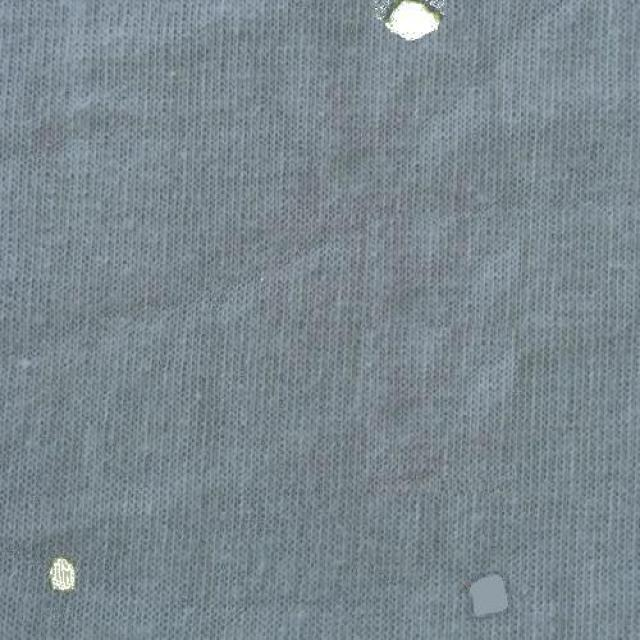
#> input picture deploy/hf_space/examples/hole_example.jpg, 640 x 640 px
$ python bow_skew.py ../../examples/hole_example.jpg out.png
#> lines starting #> are read from the running program, lines starting #| are printed output that depends on the picture
"""Bowing and skewing measurement from a fabric photo (weft-line angle detection).

Definitions (ASTM D3882 / ISO 13015 style):
  SKEW: the weft is straight but slanted.        skew % = d / W x 100
        (d = how much higher/lower one selvedge end of the weft is than the other, W = width)
  BOW:  the weft is curved (arc / bow shape).    bow %  = depth / W x 100
        (depth = largest distance between the curved weft and the straight line joining its ends)

Main method - projection profile (a Radon-transform-type method), explained simply:
  If we add up the brightness of every image ROW, the weft yarns make a sharp stripe pattern
  (bright yarn, dark gap, bright yarn ...) - but ONLY when the weft lines are exactly horizontal.
  If they are tilted, rows mix yarn and gap and the stripe pattern gets blurry.
  So we tilt (shear) the image by many small angles and keep the angle where the stripe
  pattern is sharpest. That angle = the weft angle.
  We do this separately in several vertical STRIPS across the width. From the angle in each strip
  we rebuild the shape of one weft line across the fabric: a straight slanted line = skew,
  a curve = bow.

Cross-check - FFT (Fourier transform): the regular yarn spacing gives a bright peak in the 2-D
  frequency spectrum; its direction gives the global weft angle independently.

Assumptions: photo taken straight from above, weft running roughly left-right (or set
weft="vertical"), the camera not rotated relative to the fabric edge (selvedge / table edge).
For a real measurement, align the camera with the selvedge - the module measures the weft
angle relative to the image frame.
"""
from dataclasses import dataclass, field
import cv2
import numpy as np


def _prep(img_bgr, weft="horizontal", max_side=1200):
    gray = cv2.cvtColor(img_bgr, cv2.COLOR_BGR2GRAY) if img_bgr.ndim == 3 else img_bgr
    if weft == "vertical":
        gray = cv2.rotate(gray, cv2.ROTATE_90_COUNTERCLOCKWISE)
    s = max_side / max(gray.shape)
    if s < 1:
        gray = cv2.resize(gray, None, fx=s, fy=s, interpolation=cv2.INTER_AREA)
    gray = cv2.createCLAHE(clipLimit=2.0, tileGridSize=(8, 8)).apply(gray)
    return gray.astype(np.float32)


def _sharpness(gray, angle_deg, margin):
    """Shear so that a line at angle_deg becomes horizontal; return stripe sharpness of row profile."""
    h, w = gray.shape
    t = np.tan(np.radians(angle_deg))
    M = np.float32([[1, 0, 0], [-t, 1, t * w / 2]])   # y' = y - t (x - w/2)
    sh = cv2.warpAffine(gray, M, (w, h), flags=cv2.INTER_LINEAR, borderMode=cv2.BORDER_REFLECT)
    prof = sh[margin:h - margin].mean(axis=1)
    return float(np.var(np.diff(prof)))


def weft_angle(gray, max_angle=12.0):
    """Angle (degrees) of weft lines in this image/strip. + = line goes DOWN to the right (image coords)."""
    h, w = gray.shape
    margin = int(np.ceil(np.tan(np.radians(max_angle)) * w / 2)) + 2
    if h - 2 * margin < 20:
        raise ValueError("strip too short for the angle range")
    coarse = np.arange(-max_angle, max_angle + 1e-9, 0.25)
    scores = [_sharpness(gray, a, margin) for a in coarse]
    best = coarse[int(np.argmax(scores))]
    fine = np.arange(best - 0.3, best + 0.3 + 1e-9, 0.02)
    scores = np.array([_sharpness(gray, a, margin) for a in fine])
    i = int(np.argmax(scores))
    if 0 < i < len(fine) - 1:  # parabolic refinement of the peak
        y0, y1, y2 = scores[i - 1:i + 2]
        den = y0 - 2 * y1 + y2
        off = 0.5 * (y0 - y2) / den if den != 0 else 0
        return float(fine[i] + off * 0.02)
    return float(fine[i])


def fft_angle(gray, max_angle=20.0):
    """Global weft angle from the 2-D FFT peak (independent cross-check)."""
    g = gray - gray.mean()
    g *= np.outer(np.hanning(g.shape[0]), np.hanning(g.shape[1]))
    n = 2048
    F = np.abs(np.fft.fftshift(np.fft.fft2(g, s=(n, n))))
    fy, fx = np.meshgrid(np.fft.fftshift(np.fft.fftfreq(n)), np.fft.fftshift(np.fft.fftfreq(n)), indexing="ij")
    r = np.hypot(fx, fy)
    ang = np.degrees(np.arctan2(np.abs(fx), np.abs(fy)))       # 0 = frequency vector vertical = horizontal lines
    mask = (ang <= max_angle) & (r > 4.0 / min(gray.shape)) & (r < 0.45)
    F = np.where(mask, F, 0)
    iy, ix = np.unravel_index(np.argmax(F), F.shape)
    vy, vx = fy[iy, ix], fx[iy, ix]
    if vy < 0:
        vy, vx = -vy, -vx
    return float(np.degrees(np.arctan(-vx / vy)))               # line slope dy/dx = -fx/fy


@dataclass
class SkewBowResult:
    skew_pct: float
    bow_pct: float
    skew_pct_fft: float
    strip_angles: list
    weft_profile: list            # (x, y) points of the reconstructed weft line, in pixels of analysed image
    passed: bool
    tolerances: dict
    overlay: np.ndarray = field(repr=False)

    def summary(self):
        side = "right side lower" if self.skew_pct > 0 else "left side lower"
        bow_type = "bow (centre lagging / sagging)" if self.bow_dir > 0 else "bow (centre leading)"
        return (f"Skew {abs(self.skew_pct):.2f}% ({side}), Bow {abs(self.bow_pct):.2f}% {bow_type} -> "
                f"{'PASS' if self.passed else 'FAIL'} (limits: skew {self.tolerances['skew']}%, "
                f"bow {self.tolerances['bow']}%). FFT cross-check skew: {abs(self.skew_pct_fft):.2f}%.")

    @property
    def bow_dir(self):
        return np.sign(self.bow_pct) or 1


def analyse_skew_bow(img_bgr, weft="horizontal", n_strips=7, skew_tol=3.0, bow_tol=2.0,
                     max_angle=12.0) -> SkewBowResult:
    """skew_tol / bow_tol: typical buyer limits for woven solids (stricter for checks/stripes)."""
    gray = _prep(img_bgr, weft)
    h, w = gray.shape
    edges = np.linspace(0, w, n_strips + 1).astype(int)
    angles = [weft_angle(gray[:, a:b], max_angle) for a, b in zip(edges[:-1], edges[1:])]
    # rebuild the weft line: y increases by tan(angle) * strip width in each strip
    ys = [0.0]
    for (a, b), ang in zip(zip(edges[:-1], edges[1:]), angles):
        ys.append(ys[-1] + np.tan(np.radians(ang)) * (b - a))
    xs, ys = edges.astype(float), np.array(ys)
    W = xs[-1] - xs[0]
    skew = (ys[-1] - ys[0]) / W * 100
    chord = ys[0] + (ys[-1] - ys[0]) * (xs - xs[0]) / W
    dev = ys - chord
    k = int(np.argmax(np.abs(dev)))
    bow = dev[k] / W * 100                     # + = middle of weft lower in image than its ends
    skew_fft = np.tan(np.radians(fft_angle(gray))) * 100
    passed = abs(skew) <= skew_tol and abs(bow) <= bow_tol

    # visualisation (in the analysed, possibly resized/rotated image)
    vis = cv2.cvtColor(gray.astype(np.uint8), cv2.COLOR_GRAY2BGR)
    y_mid = h / 2 - (ys.max() + ys.min()) / 2
    pts = np.stack([xs, ys + y_mid], 1).astype(np.int32)
    for a in edges[1:-1]:
        cv2.line(vis, (int(a), 0), (int(a), h), (90, 90, 90), 1)
    cv2.line(vis, tuple(pts[0]), tuple(pts[-1]), (0, 255, 255), 2)        # chord (skew)
    cv2.polylines(vis, [pts], False, (0, 0, 255), 3)                      # weft shape (bow)
    col = (0, 200, 0) if passed else (0, 0, 255)
    cv2.putText(vis, f"skew {abs(skew):.2f}%  bow {abs(bow):.2f}%  {'PASS' if passed else 'FAIL'}",
                (10, 30), cv2.FONT_HERSHEY_SIMPLEX, 0.9, col, 2)
    return SkewBowResult(float(skew), float(bow), float(skew_fft), [float(a) for a in angles],
                         pts.tolist(), passed, {"skew": skew_tol, "bow": bow_tol}, vis)


if __name__ == "__main__":
    import sys
    r = analyse_skew_bow(cv2.imread(sys.argv[1]))
#> in _prep, img_bgr is the input picture: shape (640, 640, 3); mean B, G, R 143.3, 135.7, 122.4
#> in _sharpness, `sh = cv2.warpAffine(gray, M, (w, h), flags=cv2.INTER_LINEAR, borderMod..`:
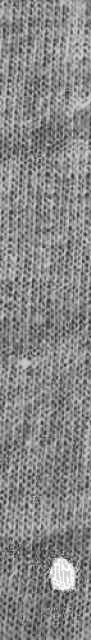
#> gray: shape (640, 91) float32; min 44, max 255, mean 135.2
#> in _sharpness, `prof = sh[margin:h - margin].mean(axis=1)`: prof = 616 values, max 156.6 at index 347, min 104.4 at index 532, mean 135.2
#> in _sharpness (call 25), `M = np.float32([[1, 0, 0], [-t, 1, t * w / 2]])   # y' = y - t (x - w/2)`: M = [[1, 0, 0], [0.105, 1, -4.78]]
#> in _sharpness (call 25), `sh = cv2.warpAffine(gray, M, (w, h), flags=cv2.INTER_LINEAR, borderMod..`:
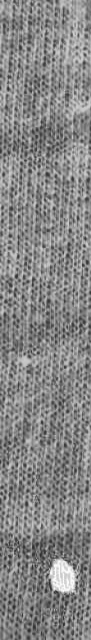
#> sh: shape (640, 91) float32; min 44.38, max 254.7, mean 135.2
#> in _sharpness (call 25), `prof = sh[margin:h - margin].mean(axis=1)`: prof = 616 values, max 157 at index 559, min 105.1 at index 534, mean 135.3
#> in _sharpness (call 31), `M = np.float32([[1, 0, 0], [-t, 1, t * w / 2]])   # y' = y - t (x - w/2)`: M = [[1, 0, 0], [0.0787, 1, -3.58]]
#> in _sharpness (call 31), `sh = cv2.warpAffine(gray, M, (w, h), flags=cv2.INTER_LINEAR, borderMod..`:
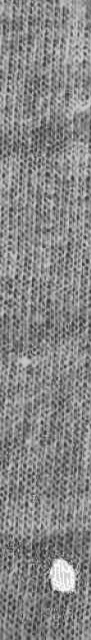
#> sh: shape (640, 91) float32; min 44.28, max 254, mean 135.2
#> in _sharpness (call 31), `prof = sh[margin:h - margin].mean(axis=1)`: prof = 616 values, max 157.4 at index 560, min 104.3 at index 534, mean 135.3
#> in _sharpness (call 37), `M = np.float32([[1, 0, 0], [-t, 1, t * w / 2]])   # y' = y - t (x - w/2)`: M = [[1, 0, 0], [0.0524, 1, -2.38]]
#> in _sharpness (call 37), `sh = cv2.warpAffine(gray, M, (w, h), flags=cv2.INTER_LINEAR, borderMod..`:
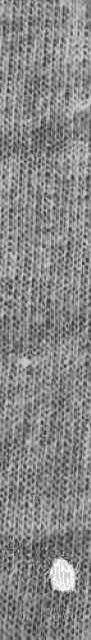
#> sh: shape (640, 91) float32; min 44.19, max 254.8, mean 135.2
#> in _sharpness (call 37), `prof = sh[margin:h - margin].mean(axis=1)`: prof = 616 values, max 156 at index 560, min 105.6 at index 534, mean 135.3
#> in weft_angle, `scores = [_sharpness(gray, a, margin) for a in coarse]`: scores = 97 values, max 8.63 at index 54, min 4.16 at index 12, mean 5.61
#> in weft_angle, `best = coarse[int(np.argmax(scores))]`: best = 1.5
#> in weft_angle, `scores = np.array([_sharpness(gray, a, margin) for a in fine])`: scores = 31 values, max 8.67 at index 20, min 8.25 at index 0, mean 8.56
#> in weft_angle, `i = int(np.argmax(scores))`: i = 20
#> in weft_angle, `y0, y1, y2 = scores[i - 1:i + 2]`: y0 = 8.64; y1 = 8.67; y2 = 8.64
#> in weft_angle, `den = y0 - 2 * y1 + y2`: den = -0.0635
#> in weft_angle, `off = 0.5 * (y0 - y2) / den if den != 0 else 0`: off = 0.0284
#> call 2 of weft_angle, with max_angle = 12
#> in weft_angle (call 2), `scores = [_sharpness(gray, a, margin) for a in coarse]`: scores = 97 values, max 11.86 at index 48, min 3.02 at index 96, mean 4.81
#> in weft_angle (call 2), `scores = [_sharpness(gray, a, margin) for a in coarse]`:
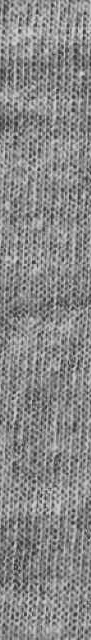
#> gray: shape (640, 91) float32; min 49, max 212, mean 136.2
#> in weft_angle (call 2), `best = coarse[int(np.argmax(scores))]`: best = 0
#> in weft_angle (call 2), `scores = np.array([_sharpness(gray, a, margin) for a in fine])`: scores = 31 values, max 11.86 at index 15, min 10.5 at index 0, mean 11.16
#> in weft_angle (call 2), `i = int(np.argmax(scores))`: i = 15
#> in weft_angle (call 2), `y0, y1, y2 = scores[i - 1:i + 2]`: y0 = 11.84; y1 = 11.86; y2 = 11.84
#> in weft_angle (call 2), `den = y0 - 2 * y1 + y2`: den = -0.0386
#> in weft_angle (call 2), `off = 0.5 * (y0 - y2) / den if den != 0 else 0`: off = -0.00455
#> call 3 of weft_angle, with max_angle = 12
#> in weft_angle (call 3), `h, w = gray.shape`: w = 92
#> in weft_angle (call 3), `scores = [_sharpness(gray, a, margin) for a in coarse]`: scores = 97 values, max 9.92 at index 48, min 3.24 at index 91, mean 4.74
#> in weft_angle (call 3), `scores = [_sharpness(gray, a, margin) for a in coarse]`:
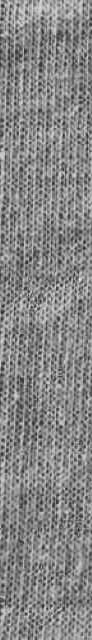
#> gray: shape (640, 92) float32; min 45, max 225, mean 134.3
#> in weft_angle (call 3), `scores = np.array([_sharpness(gray, a, margin) for a in fine])`: scores = 31 values, max 9.92 at index 15, min 8.66 at index 30, mean 9.34
#> in weft_angle (call 3), `y0, y1, y2 = scores[i - 1:i + 2]`: y0 = 9.91; y1 = 9.92; y2 = 9.91
#> in weft_angle (call 3), `den = y0 - 2 * y1 + y2`: den = -0.0241
#> in weft_angle (call 3), `off = 0.5 * (y0 - y2) / den if den != 0 else 0`: off = 0.0796
#> call 4 of weft_angle, with max_angle = 12
#> in weft_angle (call 4), `h, w = gray.shape`: w = 91
#> in weft_angle (call 4), `scores = [_sharpness(gray, a, margin) for a in coarse]`: scores = 97 values, max 9.09 at index 48, min 3.01 at index 96, mean 4.61
#> in weft_angle (call 4), `scores = [_sharpness(gray, a, margin) for a in coarse]`:
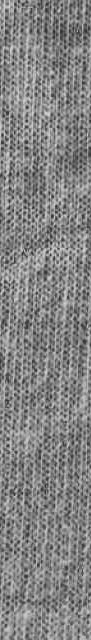
#> gray: shape (640, 91) float32; min 46, max 209, mean 131.7
#> in weft_angle (call 4), `scores = np.array([_sharpness(gray, a, margin) for a in fine])`: scores = 31 values, max 9.09 at index 14, min 7.84 at index 30, mean 8.6
#> in weft_angle (call 4), `i = int(np.argmax(scores))`: i = 14
#> in weft_angle (call 4), `y0, y1, y2 = scores[i - 1:i + 2]`: y0 = 9.01; y1 = 9.09
#> in weft_angle (call 4), `den = y0 - 2 * y1 + y2`: den = -0.078
#> in weft_angle (call 4), `off = 0.5 * (y0 - y2) / den if den != 0 else 0`: off = 0.473
#> in analyse_skew_bow, `angles = [weft_angle(gray[:, a:b], max_angle) for a, b in zip(edges[:-..`: angles = [1.6, -9.1e-05, 0.00159, -0.0105, -1.61, -1.74, -3.08]
#> the loop in analyse_skew_bow, `for (a, b), ang in zip(zip(edges[:-1], edges[1:]), angles):` made 7 passes
#> (a, b, ang) on passes 1 to 7: (0, 91, 1.6), (91, 182, -9.1e-05), (182, 274, 0.00159), (274, 365, -0.0105), (365, 457, -1.61), (457, 548, -1.74), (548, 640, -3.08)
#> after the loop in analyse_skew_bow, `for (a, b), ang in zip(zip(edges[:-1], edges[1:]), angles):`: ys = [0, 2.54, 2.54, 2.55, 2.53, -0.0503, -2.81, -7.76]
#> in analyse_skew_bow, `xs, ys = edges.astype(float), np.array(ys)`: xs = [0, 91, 182, 274, 365, 457, 548, 640]
#> in analyse_skew_bow, `W = xs[-1] - xs[0]`: W = 640
#> in analyse_skew_bow, `skew = (ys[-1] - ys[0]) / W * 100`: skew = -1.21
#> in analyse_skew_bow, `chord = ys[0] + (ys[-1] - ys[0]) * (xs - xs[0]) / W`: chord = [0, -1.1, -2.21, -3.32, -4.43, -5.54, -6.65, -7.76]
#> in analyse_skew_bow, `dev = ys - chord`: dev = [0, 3.65, 4.75, 5.87, 6.96, 5.49, 3.83, 0]
#> in analyse_skew_bow, `k = int(np.argmax(np.abs(dev)))`: k = 4
#> in analyse_skew_bow, `bow = dev[k] / W * 100`: bow = 1.09
#> in fft_angle, `iy, ix = np.unravel_index(np.argmax(F), F.shape)`: iy = 1001; ix = 1017
#> in fft_angle, `vy, vx = fy[iy, ix], fx[iy, ix]`: vy = -0.0112; vx = -0.00342
#> in fft_angle, `vy, vx = -vy, -vx`: vy = 0.0112; vx = 0.00342
#> in analyse_skew_bow, `skew_fft = np.tan(np.radians(fft_angle(gray))) * 100`: skew_fft = -30.43
#> in analyse_skew_bow, `passed = abs(skew) <= skew_tol and abs(bow) <= bow_tol`: passed = True
#> in analyse_skew_bow, `y_mid = h / 2 - (ys.max() + ys.min()) / 2`: y_mid = 322.6
#> in analyse_skew_bow, `pts = np.stack([xs, ys + y_mid], 1).astype(np.int32)`: pts = [[0, 322], [91, 325], [182, 325], [274, 325], [365, 325], [457, 322], [548, 319], [640, 314]]
#> in analyse_skew_bow, `col = (0, 200, 0) if passed else (0, 0, 255)`: col = (0, 200, 0)
    print(r.summary())
#> in summary, `bow_type = "bow (centre lagging / sagging)" if self.bow_dir > 0 else "..`: bow_type = 'bow (centre lagging / sagging)'
#| Skew 1.21% (left side lower), Bow 1.09% bow (centre lagging / sagging) -> PASS (limits: skew 3.0%, bow 2.0%). FFT cross-check skew: 30.43%.
    cv2.imwrite(sys.argv[2] if len(sys.argv) > 2 else "skew_overlay.jpg", r.overlay)
